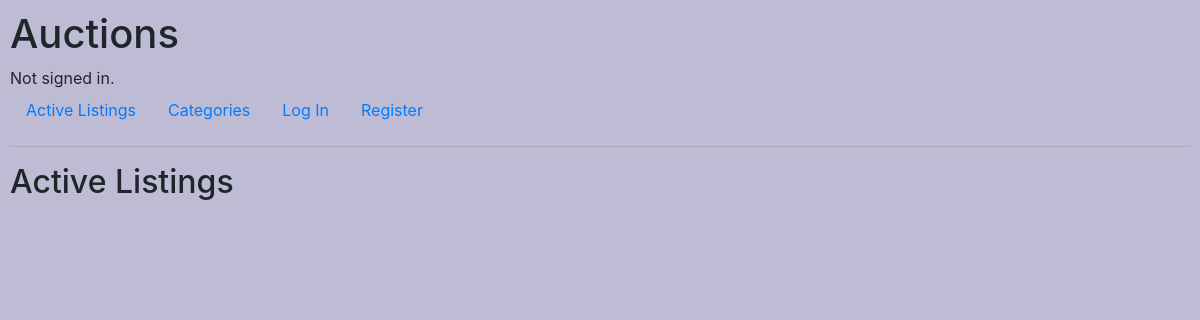
Before: / with the older database file.
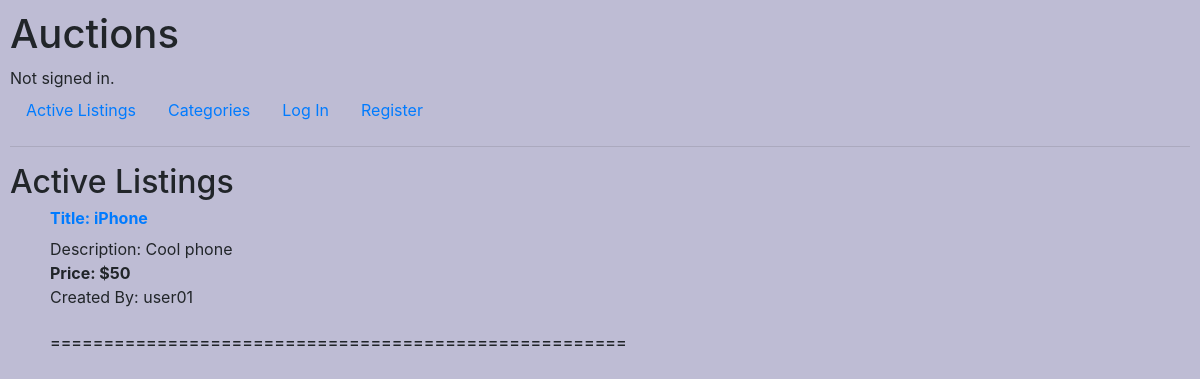
After: the same page with the newer database file.
### auctions/models.py (models this page shows, shortened)
class Listing (models.Model):
    title = models.CharField(max_length=64)
    description = models.CharField(max_length=64)
    createdby=models.ForeignKey(User, on_delete=models.CASCADE, related_name="listing_owner")
    bid=models.ManyToManyField(Bid, related_name="listing_bid")
    picture_url=models.URLField(max_length=64, blank='True')
    is_active = models.BooleanField(default=True)
    winner= models.CharField(max_length=64, blank='True')
    category = models.ForeignKey(Category, related_name = "listing_category", on_delete=models.SET_NULL, null='True')

class Bid (models.Model):
    bid = models.IntegerField()

class User(AbstractUser):
    bid = models.ManyToManyField(Bid, related_name="user_bid")
    def __str__(self):
        return f"{self.username}"

### auctions/views.py (the view)
# urls.py: path("", views.index, name="index"),
def index(request):
    return render(request, "auctions/index.html", {
        "listings" : Listing.objects.all()
    })

### auctions/templates/auctions/index.html
{% extends "auctions/layout.html" %}
{% block body %}
    <h2>Active Listings</h2>
   <ul>
      {% for listing in listings %}
      {% if listing.is_active %}
      <h6>
        <a href="{% url 'listing' listing.id %}">
          <b>Title: {{listing.title}}</b>
          </a>
      </h6>
        <div> Description: {{listing.description}}</div>
        <div>
          <b>Price: ${{listing.bid.all.last.bid}}</b>
        </div>
        <div> Created By: {{listing.createdby}}</div>
        <div><img src="{{listing.picture_url}}"/></div>
        <h6> ======================================================</h6>
        {% endif %}
       {% endfor %}
    </ul>
{% endblock %}

### auctions/templates/auctions/layout.html (shortened to what this page needs)
{% load static %}
<!DOCTYPE html>
<html lang="en">
    <head>
        <link rel="stylesheet" href="https://stackpath.bootstrapcdn.com/bootstrap/4.4.1/css/bootstrap.min.css">
        <link href="{% static 'auctions/styles.css' %}" rel="stylesheet">
    </head>
    <body>
        <h1>Auctions</h1>
        <div>
            {% if user.is_authenticated %}
                Signed in as <strong>{{ user.username }}</strong>.
            {% else %}
                Not signed in.
            {% endif %}
        </div>
        <ul class="nav">
            <li class="nav-item">
                <a class="nav-link" href="{% url 'index' %}">Active Listings</a>
            </li>
            <li class="nav-item">
                <a class="nav-link" href="{% url 'category' %}">Categories</a>
            </li>
            {% if user.is_authenticated %}
                <li class="nav-item">
                    <a class="nav-link" href="{% url 'logout' %}">Log Out</a>
                </li>
            {% else %}
                <li class="nav-item">
                    <a class="nav-link" href="{% url 'login' %}">Log In</a>
                </li>
                <li class="nav-item">
                    <a class="nav-link" href="{% url 'register' %}">Register</a>
                </li>
            {% endif %}
        </ul>
        <hr>
        {% block body %}
        {% endblock %}
    </body>
</html>

### auctions/static/auctions/styles.css (style rules this page uses)
body { padding: 10px; background-color: #BEBCD4; }

Changed rows visible on the page:
added Listing: title "iPhone", description "Cool phone", bid.all.last.bid "50", createdby "user01"
